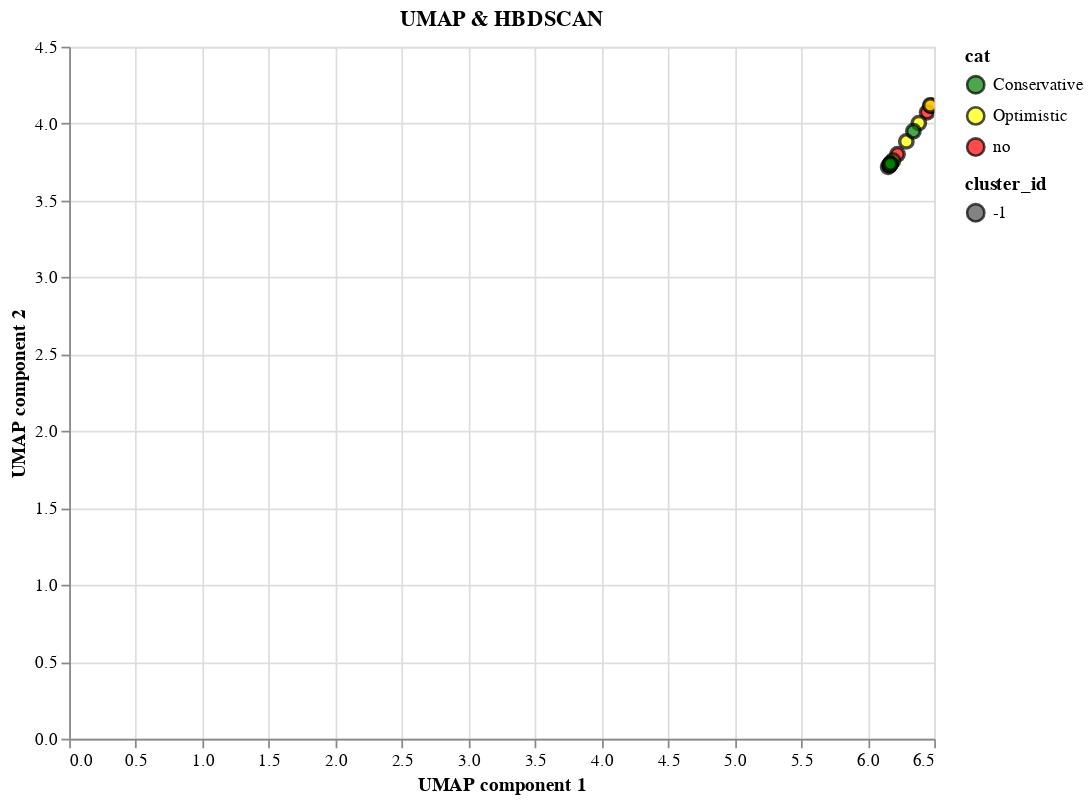

This figure's notebook cell:
### Code cell
alt.Chart(df_uh_c[df_uh_c['planet'].isin(sim_p_list)]).mark_point(size=60,filled=True,stroke='black').encode(
    x='UMAP component 1',
    y='UMAP component 2',
    color=alt.Color('cat:N',scale=alt.Scale(range=['green','yellow','red'])),
    shape=alt.Shape('cluster_id:N'),
    tooltip=['planet','cat','cluster_id']
).properties(title='UMAP & HBDSCAN',height=400,width=500).interactive()

### Figure 1 — Vega-Lite specification as saved in the notebook (floating-point values rounded to 4 significant figures)
{"config": {"view": {"continuousWidth": 400, "continuousHeight": 300}}, "data": {"name": "data-f1d86f0cd2b4039dff731622e247a86c"}, "mark": {"type": "point", "filled": true, "size": 60, "stroke": "black"}, "encoding": {"color": {"field": "cat", "scale": {"range": ["green", "yellow", "red"]}, "type": "nominal"}, "shape": {"field": "cluster_id", "type": "nominal"}, "tooltip": [{"field": "planet", "type": "nominal"}, {"field": "cat", "type": "nominal"}, {"field": "cluster_id", "type": "quantitative"}], "x": {"field": "UMAP component 1", "type": "quantitative"}, "y": {"field": "UMAP component 2", "type": "quantitative"}}, "height": 400, "selection": {"selector018": {"type": "interval", "bind": "scales", "encodings": ["x", "y"]}}, "title": "UMAP & HBDSCAN", "width": 500, "$schema": "https://vega.github.io/schema/vega-lite/v4.17.0.json", "datasets": {"data-f1d86f0cd2b4039dff731622e247a86c": [{"UMAP component 1": 6.291, "UMAP component 2": 3.884, "planet": "K2-18 b", "cat": "Optimistic", "cluster_id": -1}, {"UMAP component 1": 6.447, "UMAP component 2": 4.073, "planet": "K2-3 d", "cat": "no", "cluster_id": -1}, {"UMAP component 1": 6.225, "UMAP component 2": 3.8, "planet": "Kepler-1647 b", "cat": "no", "cluster_id": -1}, {"UMAP component 1": 6.175, "UMAP component 2": 3.743, "planet": "Kepler-1661 b", "cat": "no", "cluster_id": -1}, {"UMAP component 1": 6.475, "UMAP component 2": 4.115, "planet": "Kepler-1708 b", "cat": "no", "cluster_id": -1}, {"UMAP component 1": 6.471, "UMAP component 2": 4.118, "planet": "Kepler-22 b", "cat": "Optimistic", "cluster_id": -1}, {"UMAP component 1": 6.385, "UMAP component 2": 4.003, "planet": "Kepler-62 e", "cat": "Optimistic", "cluster_id": -1}, {"UMAP component 1": 6.154, "UMAP component 2": 3.719, "planet": "Kepler-62 f", "cat": "Conservative", "cluster_id": -1}, {"UMAP component 1": 6.19, "UMAP component 2": 3.759, "planet": "LHS 1140 b", "cat": "Optimistic", "cluster_id": -1}, {"UMAP component 1": 6.172, "UMAP component 2": 3.739, "planet": "LP 890-9 c", "cat": "Conservative", "cluster_id": -1}, {"UMAP component 1": 6.344, "UMAP component 2": 3.95, "planet": "TRAPPIST-1 d", "cat": "Conservative", "cluster_id": -1}, {"UMAP component 1": 6.166, "UMAP component 2": 3.732, "planet": "TRAPPIST-1 e", "cat": "Conservative", "cluster_id": -1}, {"UMAP component 1": 6.165, "UMAP component 2": 3.729, "planet": "TRAPPIST-1 f", "cat": "Conservative", "cluster_id": -1}, {"UMAP component 1": 6.171, "UMAP component 2": 3.738, "planet": "TRAPPIST-1 g", "cat": "Conservative", "cluster_id": -1}]}}
